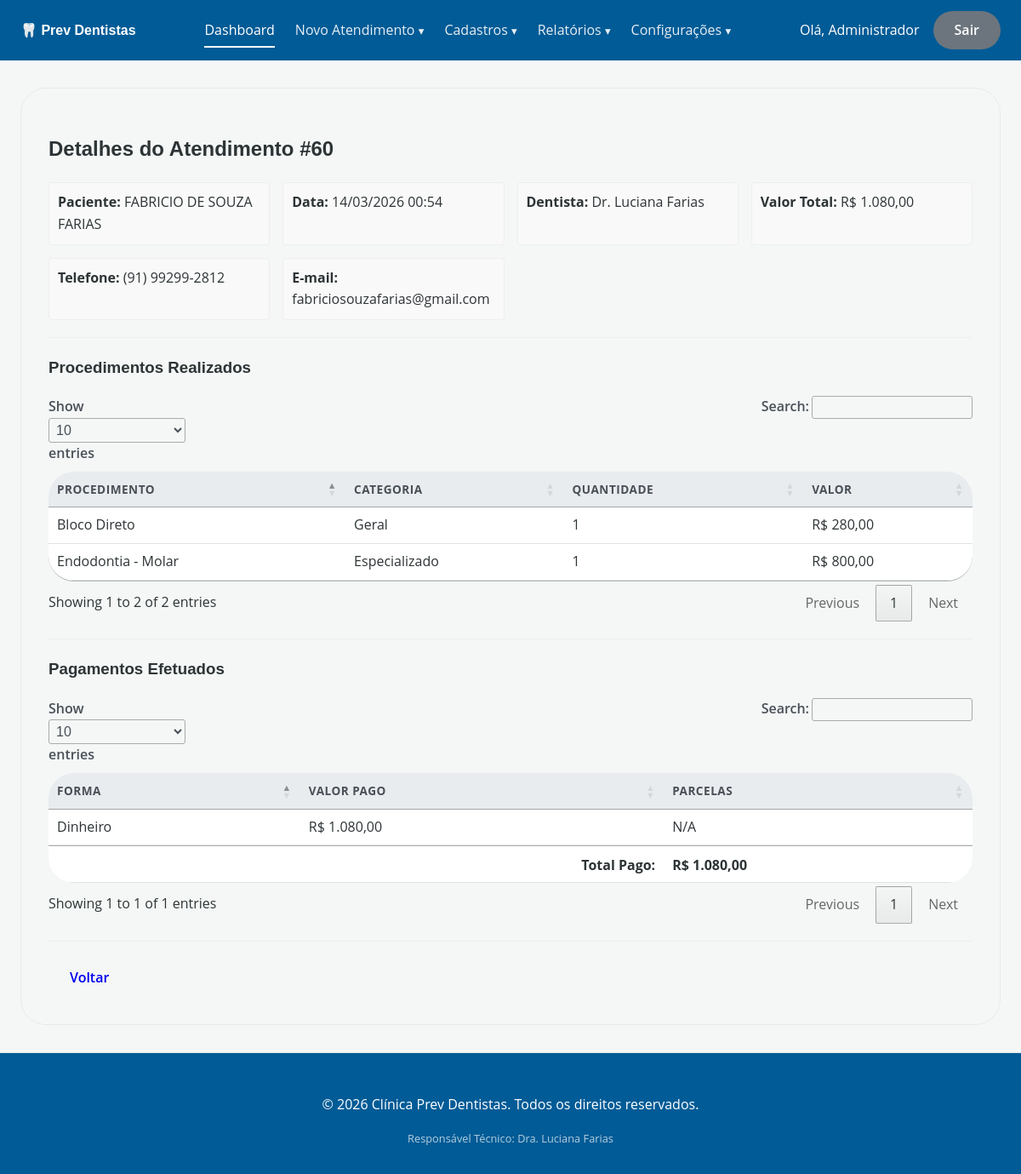
Page /atendimentos/detalhes?id=60 (signed in) on the committed database.
### tables this page shows
CREATE TABLE IF NOT EXISTS `atendimentos` (
  `id` int NOT NULL AUTO_INCREMENT,
  `paciente_id` int NOT NULL,
  `id_dentista` int NOT NULL,
  `data_atendimento` datetime NOT NULL,
  `valor_total` decimal(10,2) DEFAULT '0.00',
  `taxa_cartao` decimal(10,2) DEFAULT '0.00',
  `valor_liquido_clinica` decimal(10,2) DEFAULT '0.00',
  `custo_auxiliar` decimal(10,2) NOT NULL DEFAULT '0.00',
  `comissao_dentista` decimal(10,2) DEFAULT '0.00',
  `status_pagamento` varchar(30) DEFAULT NULL,
  `url_arquivo` text,
  `criado_em` timestamp NULL DEFAULT CURRENT_TIMESTAMP,
  PRIMARY KEY (`id`),
  KEY `id_dentista` (`id_dentista`),
  KEY `paciente_id` (`paciente_id`)
);

CREATE TABLE IF NOT EXISTS `pacientes` (
  `id` int NOT NULL AUTO_INCREMENT,
  `nome` varchar(255) NOT NULL,
  `cpf` varchar(20) DEFAULT NULL,
  `data_nascimento` date DEFAULT NULL,
  `email` varchar(255) DEFAULT NULL,
  `telefone` varchar(20) DEFAULT NULL,
  `cep` varchar(10) DEFAULT NULL,
  `endereco` varchar(255) DEFAULT NULL,
  `numero` varchar(20) DEFAULT NULL,
  `complemento` varchar(100) DEFAULT NULL,
  `bairro` varchar(100) DEFAULT NULL,
  `cidade` varchar(100) DEFAULT NULL,
  `estado` varchar(2) DEFAULT NULL,
  `foto_paciente` varchar(255) DEFAULT NULL,
  `created_at` timestamp NULL DEFAULT CURRENT_TIMESTAMP,
  `updated_at` timestamp NULL DEFAULT CURRENT_TIMESTAMP ON UPDATE CURRENT_TIMESTAMP,
  PRIMARY KEY (`id`),
  UNIQUE KEY `cpf` (`cpf`)
);

CREATE TABLE IF NOT EXISTS `usuarios` (
  `id` int NOT NULL AUTO_INCREMENT,
  `nome` varchar(100) NOT NULL,
  `login` varchar(50) NOT NULL,
  `senha` varchar(255) NOT NULL,
  `perfil` enum('proprietario','recepcionista','dentista') NOT NULL,
  `criado_em` timestamp NULL DEFAULT CURRENT_TIMESTAMP,
  PRIMARY KEY (`id`),
  UNIQUE KEY `login` (`login`)
);

CREATE TABLE IF NOT EXISTS `atendimento_procedimentos` (
  `id` int NOT NULL AUTO_INCREMENT,
  `id_atendimento` int NOT NULL,
  `id_procedimento` int NOT NULL,
  `quantidade` int DEFAULT '1',
  `valor_procedimento` decimal(10,2) DEFAULT NULL,
  `custo_auxiliar` decimal(10,2) DEFAULT '0.00',
  `natureza` varchar(100) DEFAULT NULL,
  `url_arquivo` text,
  `local` varchar(100) DEFAULT NULL,
  `descricao` text,
  `status_execucao` varchar(15) DEFAULT NULL,
  `data_execucao` date DEFAULT NULL,
  PRIMARY KEY (`id`)
);

CREATE TABLE IF NOT EXISTS `procedimentos` (
  `id` int NOT NULL AUTO_INCREMENT,
  `nome` varchar(100) NOT NULL,
  `categoria` enum('geral','especializado','protese') NOT NULL,
  `tipo` text,
  `valor_base` decimal(10,2) DEFAULT NULL,
  PRIMARY KEY (`id`)
);

CREATE TABLE IF NOT EXISTS `atendimento_pagamentos` (
  `id` int NOT NULL AUTO_INCREMENT,
  `id_atendimento` int NOT NULL,
  `forma_pagamento` enum('dinheiro','pix','debito','credito') NOT NULL,
  `valor` decimal(10,2) NOT NULL,
  `qtd_parcelas` int DEFAULT '1',
  PRIMARY KEY (`id`),
  KEY `id_atendimento` (`id_atendimento`)
);

### app/Controllers/AtendimentoController.php (called while the page is built, shortened)
<?php
class AtendimentoController {
    public function detalhes() {
        $id = $_GET['id'] ?? null;
        $model = new Atendimento();
        $atendimento = $model->getDetalhesCompletos($id);
        $procedimentos = $model->getProcedimentos($id);
        $pagamentos = $model->getPagamentos($id);
        require_once 'app/Views/atendimentos/detalhes.php';
    }
}

### app/Core/Router.php (called while the page is built, shortened)
<?php
class Router {
    protected $controller = 'DashboardController';
    protected $method = 'index';
    public function __construct() {
        $url = $this->parseUrl();
        $rotas = [
            'login' => 'AuthController',
            'pacientes' => 'PacienteController',
            'procedimentos' => 'ProcedimentoController',
            'despesas' => 'DespesaController',
            'usuarios' => 'UsuarioController',
            'relatorios' => 'RelatorioController',
            'configuracoes_gerais' => 'ConfiguracaoGeralController',
            'atendimentos' => 'AtendimentoController',
            'configuracoes' => 'ConfiguracaoController'
        ];
        if (isset($url[0])) {
            $rotaSolicitada = strtolower(str_replace('.php', '', $url[0]));
            if (array_key_exists($rotaSolicitada, $rotas)) {
                $this->controller = $rotas[$rotaSolicitada];
                unset($url[0]);
            } else {
                $this->controller = 'DashboardController';
            }
        }
        $classeController = '\\App\\Controllers\\' . $this->controller;
        if (class_exists($classeController)){
            $this->controller = new $classeController;
        } else {
            $classeController = '\\App\\Controllers\\DashboardController';
            $this->controller = new $classeController;
        }
        if (isset($url[1])) {
            if (method_exists($this->controller, $url[1])) {
                $this->method = $url[1];
                unset($url[1]);
            }
        }
        $this->params = $url ? array_values($url) : [];
        call_user_func_array([$this->controller, $this->method], $this->params);
    }
    private function parseUrl() {
        if (isset($_GET['url'])) {
            return explode('/', filter_var(rtrim($_GET['url'], '/'), FILTER_SANITIZE_URL));
        }
        return [];
    }
}

### index.php (called while the page is built, shortened)
<?php
require_once 'autoload.php';
$app = new Router();
?>

### autoload.php (called while the page is built, shortened)
<?php
spl_autoload_register(function ($class) {
    $prefix = 'App\\';
    $base_dir = __DIR__ . '/app/';
    $len = strlen($prefix);
    $relative_class = substr($class, $len);
    $file = $base_dir . str_replace('\\', '/', $relative_class) . '.php';
});

### app/Core/Database.php (called while the page is built, shortened)
<?php
class Database {
    private static $instance = null;
    private $connection;
    private $host = 'localhost';
    private $db_name = 'clinica_prev_dentistas';
    private $username = 'root';
    private $password = '';
    private function __construct() {
        try {
            $this->connection = new PDO("mysql:host={$this->host};dbname={$this->db_name};charset=utf8", $this->username, $this->password);
            $this->connection->setAttribute(PDO::ATTR_ERRMODE, PDO::ERRMODE_EXCEPTION);
            $this->connection->setAttribute(PDO::ATTR_DEFAULT_FETCH_MODE, PDO::FETCH_ASSOC);
        } catch (PDOException $e) {
            die("Erro na conexão com o banco de dados: " . $e->getMessage());
        }
    }
    public static function getInstance() {
        if (self::$instance === null) {
            self::$instance = new Database();
        }
        return self::$instance->getConnection();
    }
    public function getConnection() {
        return $this->connection;
    }
}

### app/Models/Atendimento.php (called while the page is built, shortened)
<?php
class Atendimento {
    private $pdo;
    public function __construct() {
        $this->pdo = Database::getInstance();
    }
    public function getDetalhesCompletos($id) {
        $stmt = $this->pdo->prepare("
            SELECT
                a.*,
                u.nome as dentista_nome,
                p.nome as paciente_nome,
                p.cpf as paciente_cpf,
                p.telefone as paciente_telefone,
                p.email as paciente_email,
                p.endereco, p.numero, p.bairro, p.cidade, p.estado
            FROM atendimentos a
            JOIN usuarios u ON a.id_dentista = u.id
            JOIN pacientes p ON a.paciente_id = p.id
            WHERE a.id = ?
        ");
        $stmt->execute([$id]);
        return $stmt->fetch(PDO::FETCH_ASSOC);
    }
    public function getProcedimentos($id) {
        $stmt = $this->pdo->prepare("
            SELECT p.nome, ap.quantidade, ap.valor_procedimento, p.categoria
            FROM atendimento_procedimentos ap
            JOIN procedimentos p ON ap.id_procedimento = p.id
            WHERE ap.id_atendimento = ? AND ap.status_execucao = 'feito'
        ");
        $stmt->execute([$id]);
        return $stmt->fetchAll(PDO::FETCH_ASSOC);
    }
    public function getPagamentos($id) {
        $stmt = $this->pdo->prepare("SELECT * FROM atendimento_pagamentos WHERE id_atendimento = ?");
        $stmt->execute([$id]);
        return $stmt->fetchAll(PDO::FETCH_ASSOC);
    }
}

### app/Views/atendimentos/detalhes.php (the view, shortened to what this page needs)
<?php require_once 'views/header.php'; ?>
<div class="card">
    <h2>Detalhes do Atendimento #<?= $atendimento['id'] ?></h2>
    <div class="detalhes-grid">
        <div><strong>Paciente:</strong> <?= htmlspecialchars($atendimento['paciente_nome']) ?></div>
        <div><strong>Data:</strong> <?= date('d/m/Y H:i', strtotime($atendimento['data_atendimento'])) ?></div>
        <div><strong>Dentista:</strong> <?= htmlspecialchars($atendimento['dentista_nome']) ?></div>
        <div><strong>Valor Total:</strong> R$ <?= number_format($atendimento['valor_total'], 2, ',', '.') ?></div>
        <?php if (!empty($atendimento['paciente_telefone'])): ?>
            <div><strong>Telefone:</strong> <?= htmlspecialchars($atendimento['paciente_telefone']) ?></div>
        <?php endif; ?>
        <?php if (!empty($atendimento['paciente_email'])): ?>
            <div><strong>E-mail:</strong> <?= htmlspecialchars($atendimento['paciente_email']) ?></div>
        <?php endif; ?>
    </div>
    <hr>
    <h3>Procedimentos Realizados</h3>
    <table class="table">
        <thead>
            <tr>
                <th>Procedimento</th>
                <th>Categoria</th>
                <th>Quantidade</th>
                <th>Valor</th>
            </tr>
        </thead>
        <tbody>
            <?php foreach ($procedimentos as $proc): ?>
                <tr>
                    <td><?= htmlspecialchars($proc['nome']) ?></td>
                    <td><?= htmlspecialchars(ucfirst($proc['categoria'])) ?></td>
                    <td><?= $proc['quantidade'] ?></td>
                    <td>R$ <?= number_format($proc['valor_procedimento'], 2, ',', '.') ?></td>
                </tr>
            <?php endforeach; ?>
        </tbody>
    </table>
    <hr>
    <h3>Pagamentos Efetuados</h3>
    <table class="table">
        <thead>
            <tr>
                <th>Forma</th>
                <th>Valor Pago</th>
                <th>Parcelas</th>
            </tr>
        </thead>
        <tbody>
            <?php
            $totalPago = 0;
            foreach ($pagamentos as $pag):
                $totalPago += $pag['valor'];
            ?>
                <tr>
                    <td><?= htmlspecialchars(ucfirst($pag['forma_pagamento'])) ?></td>
                    <td>R$ <?= number_format($pag['valor'], 2, ',', '.') ?></td>
                    <td><?= $pag['forma_pagamento'] == 'credito' ? $pag['qtd_parcelas'] . 'x' : 'N/A' ?></td>
                </tr>
            <?php endforeach; ?>
        </tbody>
        <tfoot>
            <tr>
                <td colspan="2" style="text-align: right; font-weight: bold;">Total Pago:</td>
                <td><strong>R$ <?= number_format($totalPago, 2, ',', '.') ?></strong></td>
            </tr>
        </tfoot>
    </table>
    <hr>
    <a href="<?= BASE_URL ?>index.php" class="btn">Voltar</a>
</div>
<?php require_once 'views/footer.php'; ?>

### assets/css/style.css (style rules this page uses)
:root { --primary-color: #005b96; --primary-dark: #0370b5; --background-color: #f4f7f6; --secondary-color: #6c757d; --info-color: #17a2b8; --success-color: #28a745; --danger-color: #dc3545; --border-color: #dee2e6; --white-color: #ffffff; --border-radius: 30px; --text-color: #2d3436; --shadow-md: 0 10px 30px rgba(0,0,0,0.1); }
body { font-family: 'Open Sans', sans-serif; background-color: var(--background-color); color: var(--text-color); margin: 0; padding: 0; line-height: 1.6; }
h1, h2, h3, h4, .logo { font-family: 'Poppins', sans-serif; font-weight: 600; }
.btn, button, input[type="submit"] { border-radius: var(--border-radius); padding: 10px 25px; font-family: 'Open Sans', sans-serif; font-weight: 600; border: none; cursor: pointer; transition: all 0.3s ease; display: inline-flex; align-items: center; justify-content: center; text-decoration: none; }
html { scroll-behavior: smooth; }
.card { background-color: var(--card-bg); border-radius: var(--border-radius); box-shadow: var(--shadow-sm); padding: 2rem; margin-bottom: 2rem; border: 1px solid rgba(0,0,0,0.05); transition: box-shadow 0.3s ease; }
table { width: 100%; border-collapse: collapse; margin-top: 1rem; background-color: #fff; border-radius: var(--border-radius); overflow: hidden; align-self: start; }
th, td { padding: 1rem 1.2rem; text-align: left; border-bottom: 1px solid var(--border-color); }
thead th { background-color: #e9ecef; font-weight: 600; color: #495057; text-transform: uppercase; font-size: 0.85rem; letter-spacing: 0.5px; }

### app/Views/atendimentos/detalhes.php (style rules this page uses)
.detalhes-grid { display: grid; grid-template-columns: repeat(auto-fit, minmax(250px, 1fr)); gap: 15px; margin-bottom: 20px; }
.detalhes-grid div { background-color: #f9f9f9; padding: 10px; border-radius: 4px; border: 1px solid #eee; }
hr { border: 0; border-top: 1px solid #eee; margin: 20px 0; }

### rows in the picture
atendimentos: id "60", paciente.nome "FABRICIO DE SOUZA FARIAS", data_atendimento "14/03/2026 00:54", usuarios.nome "Dr. Luciana Farias", valor_total "1.080,00", paciente.telefone "(91) 99299-2812", paciente.email "fabriciosouzafarias@gmail.com"
atendimento_procedimentos: id_procedimento.nome "Bloco Direto", id_procedimento.categoria "Geral", quantidade "1", valor_procedimento "280,00"
atendimento_procedimentos: id_procedimento.nome "Endodontia - Molar", id_procedimento.categoria "Especializado", quantidade "1", valor_procedimento "800,00"
atendimento_pagamentos: forma_pagamento "Dinheiro", valor "1.080,00", shows "N/A"

### other values in the picture
$_SESSION['usuario_nome'] "Administrador"
$totalPago "1.080,00"
